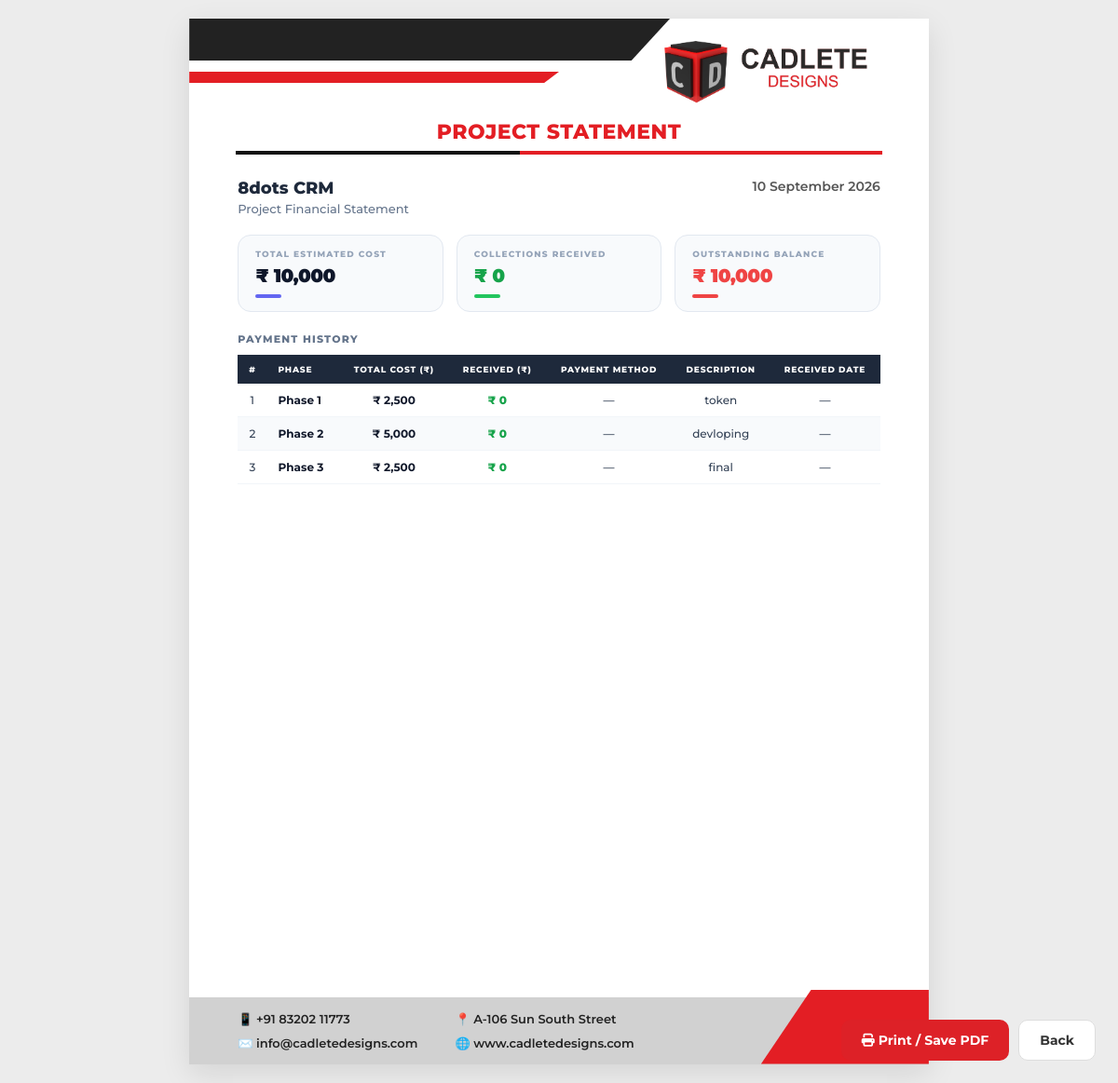
/admin_area/pages/projects/generate_statement.php?project_id=1, run on the app's committed database.
### tables this page shows
CREATE TABLE `client_projects` (
  `id` int(11) NOT NULL,
  `client_id` int(11) NOT NULL,
  `project_name` varchar(255) NOT NULL,
  `project_date` date DEFAULT NULL,
  `budget` decimal(15,2) DEFAULT NULL,
  `currency` varchar(20) DEFAULT 'INR',
  `status` varchar(50) DEFAULT 'Active',
  `source` varchar(255) DEFAULT NULL,
  `created_at` timestamp NOT NULL DEFAULT current_timestamp(),
  `deadline` date DEFAULT NULL,
  `project_desc` text DEFAULT NULL,
  `project_image` varchar(255) DEFAULT NULL,
  `assigned_employees` text DEFAULT NULL,
  `assigned_users` text DEFAULT NULL,
  `assigned_admins` text DEFAULT NULL,
  `deleted_at` datetime DEFAULT NULL
);

CREATE TABLE `project_budget_phases` (
  `id` int(11) NOT NULL,
  `project_id` int(11) NOT NULL,
  `phase_name` varchar(255) NOT NULL,
  `description` text DEFAULT NULL,
  `expected_date` date DEFAULT NULL,
  `cost` decimal(15,2) DEFAULT 0.00,
  `received_amount` decimal(15,2) DEFAULT 0.00,
  `received_date` date DEFAULT NULL,
  `remark` text DEFAULT NULL,
  `created_at` timestamp NOT NULL DEFAULT current_timestamp()
);

### admin_area/pages/projects/generate_statement.php (the view, shortened to what this page needs)
<?php
$project_id = (int) $_GET['project_id'];
$proj_q = mysqli_query($con, "SELECT * FROM client_projects WHERE id = '$project_id'");
$project = mysqli_fetch_assoc($proj_q);
$phases_q = mysqli_query($con, "SELECT * FROM project_budget_phases WHERE project_id = '$project_id' ORDER BY id ASC");
$phases = [];
while ($row = mysqli_fetch_assoc($phases_q)) {
    $phases[] = $row;
}
$currency_symbols = [
    'INR' => '₹',
    'USD' => '$',
    'EUR' => '€',
    'GBP' => '£',
    'AED' => 'د.إ'
];
$currency = !empty($project['currency']) ? $project['currency'] : 'INR';
$sym      = $currency_symbols[$currency] ?? '₹';
$total_cost     = (float)($project['budget'] ?? 0);
$total_received = array_sum(array_column($phases, 'received_amount'));
$total_pending  = $total_cost - $total_received;
$current_date = date("d F Y");
?>
<!DOCTYPE html>
<html lang="en">
<head>
</head>
<body>
    <div class="actions">
        <button onclick="window.print()" class="btn btn-print">
            <i class="fa fa-print"></i> Print / Save PDF
        </button>
        <a href="javascript:window.close();" class="btn-back">Back</a>
    </div>
    <div class="page-wrap">
        <div class="letter-sheet">
            <div class="top-shape">
                <div class="black-bar"></div>
                <div class="red-bar"></div>
            </div>
            <div class="brand-row">
                <img src="../../images/Cadlete_logo%20Landscape.png" alt="CADLETE DESIGNS Logo">
            </div>
            <div class="title">Project Statement</div>
            <div class="title-underline">
                <div class="left"></div>
                <div class="right"></div>
            </div>
            <div class="meta">
                <div>
                    <div class="project-name"><?php echo htmlspecialchars($project['project_name']); ?></div>
                    <div class="project-sub">Project Financial Statement</div>
                </div>
                <div class="date-right"><?php echo $current_date; ?></div>
            </div>
            <div class="summary-grid">
                <div class="summary-box">
                    <div class="s-label">Total Estimated Cost</div>
                    <div class="s-value total"><?php echo $sym . ' ' . number_format($total_cost, 0); ?></div>
                    <div class="s-bar" style="background:#6366f1;"></div>
                </div>
                <div class="summary-box">
                    <div class="s-label">Collections Received</div>
                    <div class="s-value received"><?php echo $sym . ' ' . number_format($total_received, 0); ?></div>
                    <div class="s-bar" style="background:#22c55e;"></div>
                </div>
                <div class="summary-box">
                    <div class="s-label">Outstanding Balance</div>
                    <div class="s-value" style="color:<?php echo $total_pending > 0 ? '#ef4444' : '#16a34a'; ?>">
                        <?php echo $sym . ' ' . number_format(abs($total_pending), 0); ?>
                    </div>
                    <div class="s-bar" style="background:<?php echo $total_pending > 0 ? '#ef4444' : '#22c55e'; ?>;"></div>
                </div>
            </div>
            <div class="content">
                <div class="section-label">Payment History</div>
                <?php if (empty($phases)): ?>
                    <div class="no-phases">No payment records found for this project.</div>
                <?php else: ?>
                    <table class="stmt-table">
                        <thead>
                            <tr>
                                <th style="text-align:center; width:30px;">#</th>
                                <th style="text-align:left;">Phase</th>
                                <th>Total Cost (<?php echo $sym; ?>)</th>
                                <th>Received (<?php echo $sym; ?>)</th>
                                <th>Payment Method</th>
                                <th>Description</th>
                                <th>Received Date</th>
                            </tr>
                        </thead>
                        <tbody>
                            <?php foreach ($phases as $i => $phase):
                                $cost_fmt = number_format((float)$phase['cost'], 0);
                                $rec_fmt  = number_format((float)$phase['received_amount'], 0);
                                $date_fmt = (!empty($phase['received_date']) && $phase['received_date'] !== '0000-00-00')
                                    ? date("d M Y", strtotime($phase['received_date'])) : '—';
                                $method   = !empty($phase['remark'])      ? htmlspecialchars($phase['remark'])      : '—';
                                $desc     = !empty($phase['description'])  ? htmlspecialchars($phase['description']) : '—';
                            ?>
                                <tr>
                                    <td><?php echo $i + 1; ?></td>
                                    <td class="phase-name"><?php echo htmlspecialchars($phase['phase_name']); ?></td>
                                    <td class="amount"><?php echo $sym . ' ' . $cost_fmt; ?></td>
                                    <td class="received-amt"><?php echo $sym . ' ' . $rec_fmt; ?></td>
                                    <td><?php echo $method; ?></td>
                                    <td><?php echo $desc; ?></td>
                                    <td><?php echo $date_fmt; ?></td>
                                </tr>
                            <?php endforeach; ?>
                        </tbody>
                    </table>
                <?php endif; ?>
            </div>
            <div class="footer-bar">
                <div class="footer-inner">
                    <div class="footer-col">
                        <div class="footer-item">📱 +91 83202 11773</div>
                        <div class="footer-item">✉️ info@cadletedesigns.com</div>
                    </div>
                    <div class="footer-col">
                        <div class="footer-item">📍 A-106 Sun South Street</div>
                        <div class="footer-item">🌐 www.cadletedesigns.com</div>
                    </div>
                </div>
            </div>
        </div>
    </div>
</body>
</html>

### admin_area/pages/projects/generate_statement.php (style rules this page uses)
:root { --red: #e31e24; --dark: #222; }
* { box-sizing: border-box; -webkit-print-color-adjust: exact !important; print-color-adjust: exact !important; }
body { margin: 0; background: #ececec; font-family: 'Montserrat', sans-serif; color: #333; }
.page-wrap { width: 100%; margin: 20px auto; padding: 0; display: flex; justify-content: center; }
.letter-sheet { background: #fff; width: 210mm; min-height: 297mm; position: relative; overflow: hidden; box-shadow: 0 10px 30px rgba(0, 0, 0, .10); padding: 0 0 110px; }
.top-shape { height: 80px; position: relative; background: transparent; }
.top-shape .black-bar { width: 65%; height: 45px; background: #222; clip-path: polygon(0 0, 100% 0, 92% 100%, 0 100%); }
.top-shape .red-bar { width: 50%; height: 12px; background: var(--red); margin-top: 12px; clip-path: polygon(0 0, 100% 0, 96% 100%, 0 100%); }
.brand-row { display: flex; justify-content: flex-end; align-items: center; padding: 0 52px; margin-top: -65px; }
.brand-row img { height: 85px; object-fit: contain; }
.title { text-align: center; color: var(--red); font-weight: 800; font-size: 22px; letter-spacing: .5px; margin: 8px 0 6px; text-transform: uppercase; }
.title-underline { display: flex; align-items: center; margin: 0 50px 24px; height: 6px; }
.title-underline .left { width: 44%; height: 4px; background: #121212; }
.title-underline .right { width: 56%; height: 4px; background: var(--red); }
.meta { display: flex; justify-content: space-between; align-items: flex-start; padding: 0 52px; margin-bottom: 20px; gap: 20px; }
.meta .project-name { font-size: 18px; font-weight: 800; color: #1e293b; }
.meta .project-sub { font-size: 13px; color: #64748b; font-weight: 500; margin-top: 3px; }
.meta .date-right { font-size: 14px; font-weight: 600; color: #555; text-align: right; white-space: nowrap; }
.summary-grid { display: grid; grid-template-columns: repeat(3, 1fr); gap: 14px; padding: 0 52px; margin-bottom: 22px; }
.summary-box { border: 1.5px solid #e2e8f0; border-radius: 14px; padding: 14px 18px; background: #f8fafc; }
.summary-box .s-label { font-size: 9px; font-weight: 800; color: #94a3b8; text-transform: uppercase; letter-spacing: 1.2px; margin-bottom: 6px; }
.summary-box .s-value { font-size: 20px; font-weight: 900; letter-spacing: -0.5px; }
.s-value.total { color: #0f172a; }
.s-value.received { color: #16a34a; }
.summary-box .s-bar { width: 28px; height: 4px; border-radius: 10px; margin-top: 8px; }
.content { padding: 0 52px; }
.section-label { font-size: 11px; font-weight: 800; color: #64748b; text-transform: uppercase; letter-spacing: 1.2px; margin-bottom: 10px; }
.stmt-table { width: 100%; border-collapse: collapse; font-size: 12px; }
.stmt-table thead tr { background: #1e293b; }
.stmt-table thead th { padding: 10px 12px; color: #fff; font-size: 9px; font-weight: 800; text-transform: uppercase; letter-spacing: 0.8px; text-align: center; border: none; }
.stmt-table tbody tr { border-bottom: 1px solid #f1f5f9; }
.stmt-table tbody tr:nth-child(even) { background: #f8fafc; }
.stmt-table tbody td { padding: 10px 12px; text-align: center; color: #334155; font-weight: 500; vertical-align: middle; }
.stmt-table tbody td.phase-name { font-weight: 700; color: #0f172a; text-align: left; }
.stmt-table tbody td.amount { font-weight: 700; color: #0f172a; }
.stmt-table tbody td.received-amt { font-weight: 800; color: #16a34a; }
.footer-bar { position: absolute; left: 0; right: 0; bottom: 0; background: #d1d1d1; padding: 15px 52px; }
.footer-inner { display: flex; justify-content: flex-start; gap: 40px; flex-wrap: nowrap; font-size: 13px; color: #222; font-weight: 600; padding-right: 160px; }
.footer-col { display: flex; flex-direction: column; gap: 10px; }
.footer-item { display: flex; align-items: center; gap: 10px; }
.actions { position: fixed; right: 24px; bottom: 24px; z-index: 9999; display: flex; gap: 10px; }
.btn-print { background: #dd2127; color: #fff; border: none; border-radius: 10px; padding: 12px 22px; font-weight: 700; font-size: 14px; font-family: 'Montserrat', sans-serif; cursor: pointer; }
.btn-back { background: #fff; border: 1px solid #ddd; color: #333; border-radius: 10px; padding: 12px 22px; font-weight: 700; font-size: 14px; font-family: 'Montserrat', sans-serif; cursor: pointer; text-decoration: none; display: inline-flex; align-items: center; }

### data on the page
client_projects: project_name "8dots CRM", currency "₹", budget "10,000"
project_budget_phases: phase_name "Phase 1", cost "2,500", received_amount "0", remark "—", description "token", received_date "—"
project_budget_phases: phase_name "Phase 2", cost "5,000", received_amount "0", remark "—", description "devloping", received_date "—"
project_budget_phases: phase_name "Phase 3", cost "2,500", received_amount "0", remark "—", description "final", received_date "—"

### other printed values
$total_received "0"
